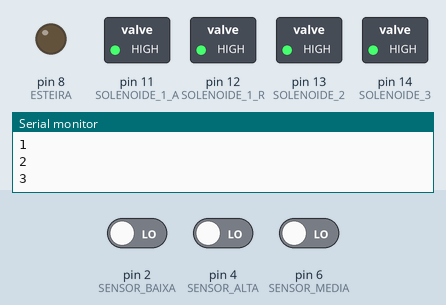
Recording of a sketch running on a simulated Arduino Uno, built with avr-gcc and run on an emulated ATmega328P. Shown: switched loads named in the sketch (green lamp = pin HIGH), output pins drawn as LEDs (lit = HIGH), the last lines printed to the serial monitor. The test bench sets the inputs (shaded band); at power-on: pin 2 (SENSOR_BAIXA) LOW, pin 6 (SENSOR_MEDIA) LOW, pin 4 (SENSOR_ALTA) LOW.

Above: at 18.2 s.
18.3 s: pin 2 (SENSOR_BAIXA) driven HIGH
21.3 s: pin 6 (SENSOR_MEDIA) driven HIGH
At 22.3 s:
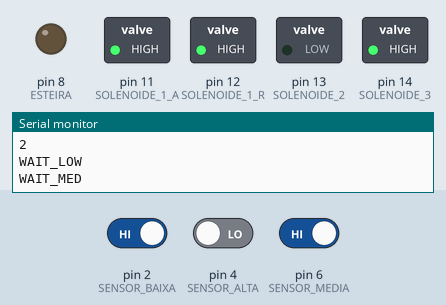
At 26.7 s:
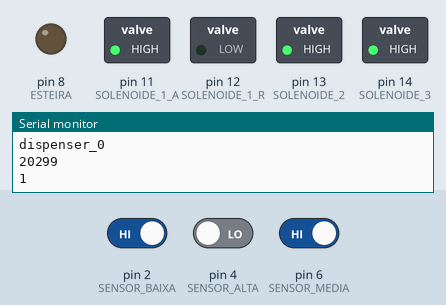
Timing chart, 0 to 33.8 s (numbered marks = the images above; inputs shaded):
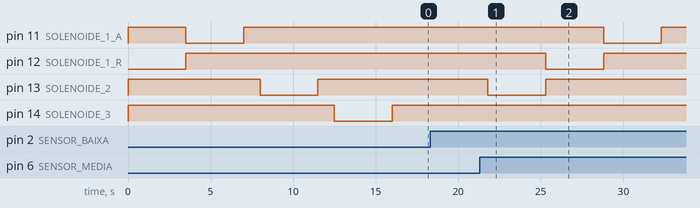

Measured:
- after the input at 21.3 s, pin 11 (SOLENOIDE_1_A): HIGH → LOW after 7.5 s, → HIGH 3.5 s later; pin 12 (SOLENOIDE_1_R): HIGH → LOW after 4.0 s, → HIGH 3.5 s later

The sketch:

projeto-mesa-separadora-pecas.ino
```cpp
#define SENSOR_BAIXA    2  /* PINO USADO COMO ENTRADA - LEITURA DO SENSOR OPTICO PECA BAIXA */
#define SENSOR_MEDIA    6  /* PINO USADO COMO ENTRADA - LEITURA DO SENSOR OPTICO PECA MEDIA */
#define SENSOR_ALTA     4  /* PINO USADO COMO ENTRADA - LEITURA DO SENSOR OPTICO PECA ALTA */
#define RAMPA_1         5  /* PINO USADO COMO ENTRADA - LEITURA DO SENSOR DE FIBRA OPTICA DA RAMPA 1 */
//#define RAMPA_2         6  /* PINO USADO COMO ENTRADA - LEITURA DO SENSOR DE FIBRA OPTICA DA RAMPA 2 */
#define RAMPA_3         7  /* PINO USADO COMO ENTRADA - LEITURA DO SENSOR DE FIBRA OPTICA DA RAMPA 3 */
#define ESTEIRA         8  /* PINO USADO COMO SAIDA -  */
#define BT_RESET        9  /* PINO USADO COMO ENTRADA -  */
#define BT_ESTEIRA      10 /* PINO USADO COMO ENTRADA -  */
#define SOLENOIDE_1_A   11 /* PINO USADO COMO SAIDA - VALVULA SOLENOIDE DUPLA AVANCO */
#define SOLENOIDE_1_R   12 /* PINO USADO COMO SAIDA - VALVULA SOLENOIDE DUPLA RECUO */
#define SOLENOIDE_2     13 /* PINO USADO COMO SAIDA - VALVULA SOLENOIDE SIMPLES */
#define SOLENOIDE_3     14 /* PINO USADO COMO SAIDA - VALVULA SOLENOIDE SIMPLES */
#define TIMEOUT_LEITURA_PECA    2000 /* tempo de leitura entre os sensores */
#define TIMEOUT_SOLENOIDE       1000
#define OFFSET                  2500
/*  tipos de altura de peca. Possui um valor nulo para funcionar como
    inicializacao */
typedef enum
{
    _NULL,
    BAIXA,
    MEDIA,
    ALTA
} altura_peca_t;

typedef enum
{
    WAIT_LOW,
    WAIT_MED,
    WAIT_HIGH,
    HANDLER
} sm_peca_t;

typedef struct
{
    altura_peca_t altura;
    uint32_t timer;/* variavel de tempo que deve ser utilizada para estimar o
        posicionamento da peca na esteira e assim acionar os atuadores */
    bool valid;/* indica se a peca e valida ou nao, ou seja, se deve ser
        descartada ou nao */
    uint8_t posicao;
} peca_t;

typedef struct
{
    uint8_t count_pecas;
    const uint8_t maximo;
    altura_peca_t altura_pecas[5];
    const altura_peca_t padrao[5];
} dispenser_t;

typedef struct
{
    uint8_t count_pecas;/* indica a quantidade de pecas ja recebidas pelo
        sistema */
    peca_t pecas[20];/* vetor contendo as informacoes de todas as pecas */
    uint8_t next_index;/* ponteiro para a proxima peca a ser guardada nos
        dispenseres */
    uint8_t next_receive;/* ponteiro para a posicao do vetor onde deve ser
        armazenada as informacoes de uma nova peca */
} info_pecas_t;

info_pecas_t pecas_recebidas = {0, {_NULL, 0, false, 0}, 0, 0};
dispenser_t dispenser_0 = {0, 3, {_NULL}, {MEDIA, BAIXA, MEDIA, _NULL, _NULL}};
dispenser_t dispenser_1 = {0, 3, {_NULL}, {BAIXA, MEDIA, BAIXA, _NULL, _NULL}};
dispenser_t dispenser_2 = {0, 4, {_NULL}, {ALTA, ALTA, ALTA, ALTA, _NULL}};
peca_t nova_peca = {_NULL, millis(), 0, 0};
sm_peca_t sm_peca = WAIT_LOW;
uint32_t timer_aux = 0;
uint8_t pecas_enviadas = 0;
void setup()
{
    // put your setup code here, to run once:
    pinMode(SENSOR_BAIXA, INPUT);
    pinMode(SENSOR_MEDIA, INPUT);
    pinMode(SENSOR_ALTA, INPUT);
    pinMode(BT_RESET, INPUT);

    pinMode(SOLENOIDE_1_A, OUTPUT);
    pinMode(SOLENOIDE_1_R, OUTPUT);
    pinMode(SOLENOIDE_2, OUTPUT);
    pinMode(SOLENOIDE_3, OUTPUT);
    pinMode(ESTEIRA, OUTPUT);

    digitalWrite(SOLENOIDE_1_A, HIGH);
    digitalWrite(SOLENOIDE_1_R, HIGH);
    digitalWrite(SOLENOIDE_2, HIGH);
    digitalWrite(SOLENOIDE_3, HIGH);


    Serial.begin(9600);
    Serial.write("Mesa separadora de pecas por altura\r\n");

    Ativar_Solenoide(1);
    delay(1000);
    Ativar_Solenoide(2);
    delay(1000);
    Ativar_Solenoide(3);
    delay(1000);

    digitalWrite(ESTEIRA, LOW);
}

void loop()
{

    /*  Ao receber um nivel logico alto no sensor optico de peca baixa,
        significa que uma nova peca etrou para processamento. A ideia geral e
        aguardar a peca passar pelos 3 sensores para entao tomar algum tipo de
        decisao. A maquina de estados fica presa no estado WAIT_LOW ate receber
        um nivel logico em SENSOR_BAIXA significando que identificou uma peca
        passando pelo sensor. Apos isto, passa para o proximo nivel e aguarda um
        sinal em  SENSOR_MEDIA; este sinal pode ser nunca recebido (peca baixa),
        portanto é calculado um timeout de espera, utilizando o a tempo atual do
        programa (millis()) e a variavel de tempo da peca (nova_peca.timer), o
        valor deste timeout deve ser definido com base na velocidade da esteira,
        pode ser fixo ou variavel (determinado a partir da leitura do ADC0 por
        exemplo); ainda não pensei nesta parte, vou definir como TIMEOUT apenas.
        Se nao receber um sinal em SENSOR_MEDIA ja e possivel saber que e uma
        peca baixa, portanto pode-se pular diretamente para HANDLER para fazer a
        analise da peca e determinar se a peca deve ser salva (nova_peca.valid)
        e em qual dispenser ela deve ser salva (nova_peca.posicao).
    */
    switch (sm_peca)
    {
        case WAIT_LOW:
            if (HIGH == digitalRead(SENSOR_BAIXA))
            {
                /*  salva uma nova peca como baixa, o tempo atual e como
                    invalida. Passa para o proximo estado de processamento.  */
                nova_peca = {BAIXA, millis(), false, 0};
                sm_peca = WAIT_MED;

                Serial.println("WAIT_LOW");
            }
        break;

        case WAIT_MED:
            if(HIGH == digitalRead(SENSOR_MEDIA))
            {
                /*  ao receber o sinal de SENSOR_MEDIA, classifica nova peca
                como media */
                nova_peca.altura = MEDIA;
                sm_peca = WAIT_HIGH;
                Serial.println("WAIT_MED");
            }
            else
            {

                timer_aux = millis() - nova_peca.timer;
                /*  checa se o timeout estourou e passa para HANDLER */
                if(timer_aux > TIMEOUT_LEITURA_PECA)
                {
                    sm_peca = HANDLER;
                    Serial.write("Nova Peca baixa\r\n");
                }
            }
        break;

        case WAIT_HIGH:
            if(HIGH == digitalRead(SENSOR_ALTA))
            {
                /*  ao receber o sinal de SENSOR_ALTA, classifica nova peca
                como alta */
                nova_peca.altura = ALTA;
                sm_peca = HANDLER;
                Serial.println("WAIT_HIGH");

                Serial.println("Nova Peca alta");

            }
            else
            {
                timer_aux = millis() - nova_peca.timer;
                /*  checa se o timeout estourou e passa para HANDLER */
                if(timer_aux > TIMEOUT_LEITURA_PECA)
                {
                    sm_peca = HANDLER;
                    Serial.write("Nova Peca media\r\n");

                }
            }
        break;

        case HANDLER:
            /*  regras para as pecas serem validas:
                * Sempre que três pecas da mesma categoria forem inseridas na
                  esteira, a peca repetida deve ser descartada.
                * Sempre que a quantidade de pecas ultrapassar 20 unidades, a
                  esteira deve ser automaticamente desligada e somente
                  reiniciara a operar após pressionar o botão liga/desliga.
            */

            /*  primeiro checa se o limite total de pecas nao foi atingido */
            if (20 <= pecas_recebidas.count_pecas)
            {
                //digitalWrite(ESTEIRA, HIGH);
                Serial.write("Maximo de pecas atingido\r\n");
            }
            /*  checa se existem duas pecas anteriores para serem validadas, se
                nao existir marca como valida
            */
            else if (2 > pecas_recebidas.count_pecas)
            {
                nova_peca.valid = true;
                Serial.println("2 >count_pecas");
            }
            /*  compara com as duas pecas anteriores, se as tres forem de
                alturas iguais, descarta-se a nova peca recebida
            */
            else if(
                (pecas_recebidas.pecas[pecas_recebidas.next_receive - 1].altura\
                     == nova_peca.altura) \
                && \
                (pecas_recebidas.pecas[pecas_recebidas.next_receive - 2].altura\
                     = nova_peca.altura))
            {
                nova_peca.valid = false;
                Serial.println("tipo repetido");

            }
            /*  se nao cair em nenhum dos casos anteriores, a peca pode ser
                considerada valida */
            else
            {
                Serial.println("peca OK");

                nova_peca.valid = true;
            }

            /*  decidir em qual container deve ser salvo */
            if(true == nova_peca.valid)
            {
                if((dispenser_0.padrao[dispenser_0.count_pecas] == \
                    nova_peca.altura) && \
                    (dispenser_0.count_pecas < dispenser_0.maximo))
                {
                    nova_peca.posicao = 1;
                    dispenser_0.count_pecas++;
                    Serial.println("dispenser_0");
                }
                else if((dispenser_1.padrao[dispenser_1.count_pecas] == \
                    nova_peca.altura) && \
                    (dispenser_1.count_pecas < dispenser_1.maximo))
                {
                    nova_peca.posicao = 2;
                    dispenser_1.count_pecas++;
                    Serial.println("dispenser_1");
                }
                else if((dispenser_2.padrao[dispenser_2.count_pecas] == \
                    nova_peca.altura) && \
                    (dispenser_2.count_pecas < dispenser_2.maximo))
                {
                    nova_peca.posicao = 3;
                    dispenser_2.count_pecas++;
                    Serial.println("dispenser_2");
                }
            }

            /*  salva informacoes da peca atual no vetor de pecas recebidas
                */
            pecas_recebidas.count_pecas++;
            pecas_recebidas.pecas[pecas_recebidas.next_receive].altura =
                nova_peca.altura;
            pecas_recebidas.pecas[pecas_recebidas.next_receive].timer =
                nova_peca.timer;
            pecas_recebidas.pecas[pecas_recebidas.next_receive].valid =
                nova_peca.valid;
            pecas_recebidas.pecas[pecas_recebidas.next_receive].posicao =
                nova_peca.posicao;
            Serial.println(pecas_recebidas.pecas[pecas_recebidas.next_receive].timer);
            Serial.println(pecas_recebidas.pecas[pecas_recebidas.next_receive].posicao);
            pecas_recebidas.next_receive++;
            sm_peca = WAIT_LOW;
        break;
    }


    if(pecas_recebidas.count_pecas > pecas_enviadas )
    {
        switch(pecas_recebidas.pecas[pecas_recebidas.next_index].posicao)
        {
            case 1:
                timer_aux = millis();
                timer_aux -= pecas_recebidas.pecas[pecas_recebidas.next_index].timer;

                //Serial.println(timer_aux);

                if (timer_aux >= TIMEOUT_SOLENOIDE)
                {
                    Ativar_Solenoide(1);
                    pecas_recebidas.next_index++;
                    pecas_enviadas++;
                    Serial.println("Ativar_Solenoide(1)");
                }
            break;

            case 2:
                timer_aux = millis();
                timer_aux -= pecas_recebidas.pecas[pecas_recebidas.next_index].timer;

                //Serial.println(timer_aux);

                if (timer_aux >= TIMEOUT_SOLENOIDE + OFFSET)
                {
                    Ativar_Solenoide(2);
                    pecas_recebidas.next_index++;
                    pecas_enviadas++;
                    Serial.println("Ativar_Solenoide(2)");
                }
            break;

            case 3:
                timer_aux = millis();
                timer_aux -= pecas_recebidas.pecas[pecas_recebidas.next_index].timer;

                //Serial.println(timer_aux);

                if (timer_aux >= TIMEOUT_SOLENOIDE + (2 * OFFSET))
                {
                    Ativar_Solenoide(3);
                    pecas_recebidas.next_index++;
                    pecas_enviadas++;
                    Serial.println("Ativar_Solenoide(3)");
                }
            break;

            default:

                Serial.print("Peca invalida ");
                Serial.println(pecas_enviadas);
                pecas_recebidas.next_index++;
                pecas_enviadas++;
            break;
        }
    }

}

void Ativar_Solenoide(uint8_t solenoide)
{
    switch (solenoide)
    {
    case 1:
        digitalWrite(SOLENOIDE_1_R, LOW);

        delay(3500);

        digitalWrite(SOLENOIDE_1_R, HIGH);
        digitalWrite(SOLENOIDE_1_A, LOW);

        delay(3500);

        digitalWrite(SOLENOIDE_1_A, HIGH);
        Serial.println("1");
        break;

    case 2:
        digitalWrite(SOLENOIDE_2, LOW);

        delay(3500);

        digitalWrite(SOLENOIDE_2, HIGH);
        Serial.println("2");
        break;

    case 3:
        digitalWrite(SOLENOIDE_3, LOW);

        delay(3500);

        digitalWrite(SOLENOIDE_3, HIGH);
        Serial.println("3");
        break;
    }
}
```
